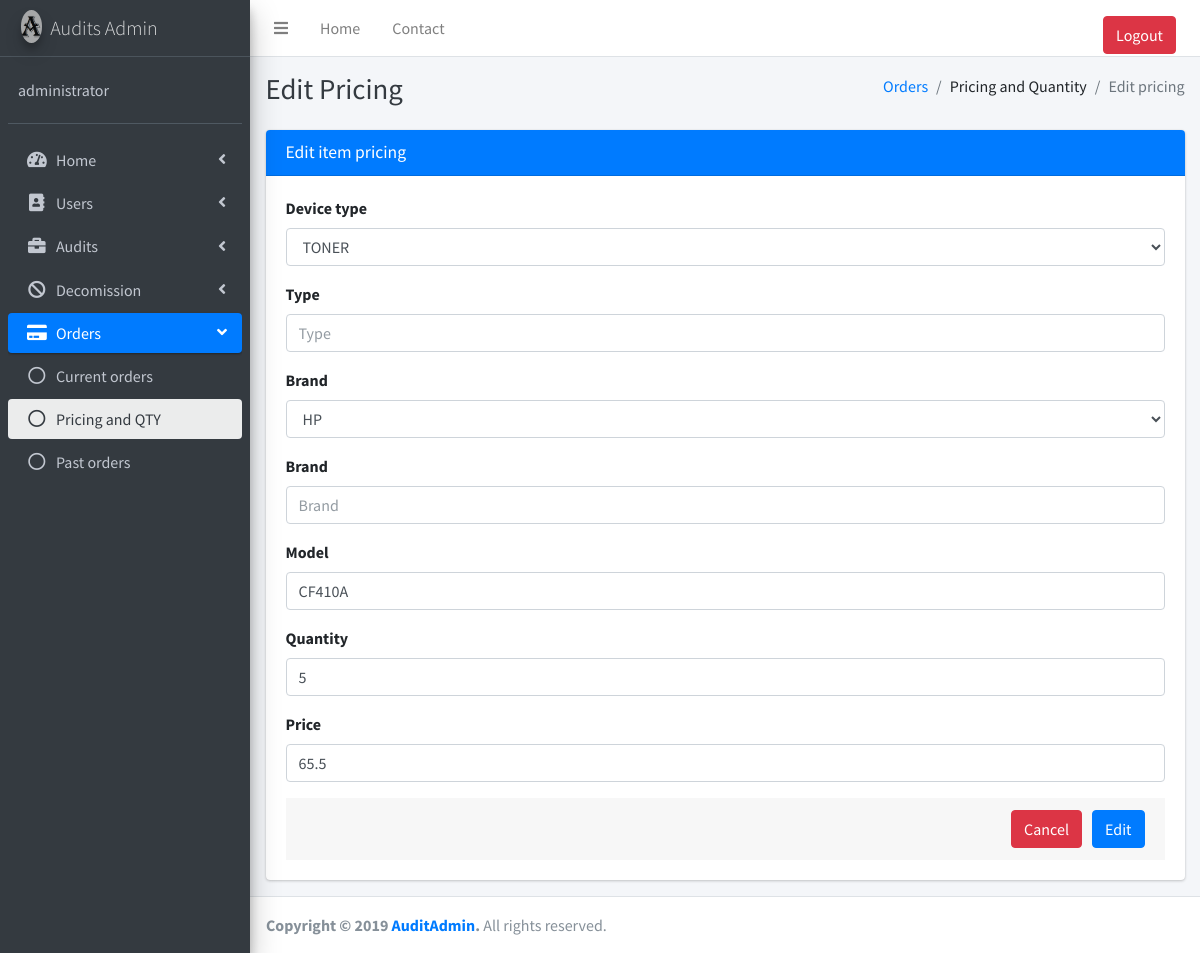
The app's page /Orders/edit_pricing.php?uid=4 (signed in) with its own data.
### tables this page shows
CREATE TABLE IF NOT EXISTS `_order_item_` (
  `_oiID_` int(11) NOT NULL AUTO_INCREMENT,
  `_si_ID_` int(11) NOT NULL,
  `_price_` double NOT NULL,
  `_QTY_` int(11) NOT NULL,
  `_visible_` int(11) NOT NULL DEFAULT 1,
  PRIMARY KEY (`_oiID_`),
  KEY `_type_ID_` (`_si_ID_`)
);

CREATE TABLE IF NOT EXISTS `_supply_item_` (
  `_sp_ID_` int(11) NOT NULL AUTO_INCREMENT,
  `_type_id_` int(11) NOT NULL,
  `_item_name_` varchar(30) NOT NULL,
  `_brand_ID_` int(11) NOT NULL,
  PRIMARY KEY (`_sp_ID_`),
  KEY `_type_id_` (`_type_id_`),
  KEY `_type_id__2` (`_type_id_`),
  KEY `_brand_ID_` (`_brand_ID_`)
);

### functions/XSS.php (called while the page is built)
<?php
function clean($input) {
    $input = stripslashes($input);
    $input = strip_tags($input);
    $input = htmlspecialchars($input, ENT_QUOTES, 'UTF-8');
  return $input;
}
?>

### Orders/edit_pricing.php (the view, shortened to what this page needs)
<?php
include "../Database/databaseconnect.php";
include "../functions/orders_function.php";
$itemid = clean($_GET['uid']);
?>
<!DOCTYPE html>
<html>
<head>
  <link rel="stylesheet" href="../plugins/fontawesome-free/css/all.min.css">
  <link rel="stylesheet" href="https://code.ionicframework.com/ionicons/2.0.1/css/ionicons.min.css">
  <link rel="stylesheet" href="../plugins/tempusdominus-bootstrap-4/css/tempusdominus-bootstrap-4.min.css">
  <link rel="stylesheet" href="../plugins/icheck-bootstrap/icheck-bootstrap.min.css">
  <link rel="stylesheet" href="../plugins/jqvmap/jqvmap.min.css">
  <link rel="stylesheet" href="../dist/css/adminlte.min.css">
  <link rel="stylesheet" href="../plugins/overlayScrollbars/css/OverlayScrollbars.min.css">
  <link rel="stylesheet" href="../plugins/daterangepicker/daterangepicker.css">
  <link rel="stylesheet" href="../plugins/summernote/summernote-bs4.css">
  <link rel="stylesheet" href="../plugins/datatables-bs4/css/dataTables.bootstrap4.css">
</head>
<body class="hold-transition sidebar-mini layout-fixed">
<div class="wrapper">
  <nav class="main-header navbar navbar-expand navbar-white navbar-light">
    <ul class="navbar-nav">
      <li class="nav-item">
        <a class="nav-link" data-widget="pushmenu" href="#"><i class="fas fa-bars"></i></a>
      </li>
      <li class="nav-item d-none d-sm-inline-block">
        <a href="../index.php" class="nav-link">Home</a>
      </li>
      <li class="nav-item d-none d-sm-inline-block">
        <a href="../Contact.php" class="nav-link">Contact</a>
      </li>
    </ul>
    <ul class="navbar-nav ml-auto">
      <li class="nav-item">
        <a href="../logcheck/logout.php" class="nav-link"><button type="submit" class="btn btn-danger btn-block">Logout</button></a>
      </li>
    </ul>
  </nav>
  <aside class="main-sidebar sidebar-dark-primary elevation-4">
    <a href="../index.php" class="brand-link">
      <img src="../dist/img/NewLogo.png" alt="Audit Admin" class="brand-image img-circle elevation-3"
           style="opacity: .8">
      <span class="brand-text font-weight-light">Audits Admin</span>
    </a>
    <div class="sidebar">
      <div class="user-panel mt-3 pb-3 mb-3 d-flex">
        <div class="info">
          <a href="../user-pass.php" class="d-block"><?php print $_SESSION['login'];?></a>
        </div>
      </div>
      <nav class="mt-2">
        <ul class="nav nav-pills nav-sidebar flex-column" data-widget="treeview" role="menu" data-accordion="false">
          <li class="nav-item has-treeview">
            <a href="#" class="nav-link">
              <i class="nav-icon fas fa-tachometer-alt"></i>
              <p>
                Home
                <i class="right fas fa-angle-left"></i>
              </p>
            </a>
          </li>
            <?php if($_SESSION['isadmin'] == 1){ ?>
            <li class="nav-item has-treeview">
            <a href="#" class="nav-link">
              <i class="nav-icon fas fa-address-book"></i>
              <p>
                Users
                <i class="right fas fa-angle-left"></i>
              </p>
            </a>
          </li><?php }?>
            <li class="nav-item has-treeview">
            <a href="#" class="nav-link">
              <i class="nav-icon fas fa-briefcase"></i>
              <p>
                Audits
                <i class="right fas fa-angle-left"></i>
              </p>
            </a>
          </li>
            <li class="nav-item has-treeview">
            <a href="#" class="nav-link">
              <i class="nav-icon fas fa-ban"></i>
              <p>
                Decomission
                <i class="right fas fa-angle-left"></i>
              </p>
            </a>
          </li>
            <li class="nav-item has-treeview menu-open">
            <a href="#" class="nav-link active">
              <i class="nav-icon fas fa-credit-card"></i>
              <p>
                Orders
                <i class="right fas fa-angle-left"></i>
              </p>
            </a>
            <ul class="nav nav-treeview">
              <li class="nav-item">
                <a href="../Orders/current_orders.php" class="nav-link">
                  <i class="far fa-circle nav-icon"></i>
                  <p>Current orders</p>
                </a>
              </li>
              <li class="nav-item">
                <a href="../Orders/pricing.php" class="nav-link active">
                  <i class="far fa-circle nav-icon"></i>
                  <p>Pricing and QTY</p>
                </a>
              </li>
              <li class="nav-item">
                <a href="../Orders/past_orders.php" class="nav-link">
                  <i class="far fa-circle nav-icon"></i>
                  <p>Past orders</p>
                </a>
              </li>
            </ul>
          </li>
        </ul>
      </nav>
    </div>
  </aside>
  <div class="content-wrapper">
    <div class="content-header">
      <div class="container-fluid">
        <div class="row mb-2">
          <div class="col-sm-6">
            <h1 class="m-0 text-dark">Edit Pricing</h1>
          </div>
          <div class="col-sm-6">
            <ol class="breadcrumb float-sm-right">
              <li class="breadcrumb-item"><a href="../Orders/current_orders.php">Orders</a></li>
              <li class="breadcrumb-item">Pricing and Quantity</li>
                <li class="breadcrumb-item active">Edit pricing</li>
            </ol>
          </div>
        </div>
      </div>
    </div>
    <section class="content">
        <div class="container-fluid">
          <div class="row">
              <div class="col-md-12">
                  <div class="card card-primary">
                      <div class="card-header">
                        <h3 class="card-title">
                            Edit item pricing
                        </h3>
                      </div>
                      <form name="register" role="form" onsubmit="" action="" method="post">
                          <?php
                            $msg = "SELECT _type_name_, _brand_name_, _item_name_, _price_, _QTY_ FROM _order_item_ AS oi INNER JOIN _supply_item_ AS si ON oi._si_ID_ = si._sp_ID_ INNER JOIN _brands_ ON _brands_._bID_=si._brand_ID_ INNER JOIN _types_ ON _types_._tID_=si._type_ID_ WHERE _oiID_ = ?";
                            $stmnt = $con->prepare($msg);
                            $stmnt -> bind_param("i", $itemid);
                            $stmnt -> execute();
                            $stmnt -> bind_result($type, $brand, $item, $price, $QTY);
                          ?>
                          <div class="card-body">
                              <div class="form-group">
                                <label for="Type">Device type</label>
                                  <select class="form-control" id="Type" name="type">
                                      <?php
                                            $stmnt = $con -> prepare("Select * FROM _types_ ORDER BY _type_name_");
                                            $stmnt -> execute();
                                            $stmnt -> bind_result($typeid, $typename);
                                             while ($stmnt->fetch()) {
                                                 if($type == $typename){
                                                     echo '<option value="'.$typeid.'" selected>'.$typename.'</option>';
                                                 }else{
                                                     echo '<option value="'.$typeid.'">'.$typename.'</option>';
                                                 }
                                                }
                                        ?>
                                  </select>
                              </div>
                              <div class="form-group" id="div_type">
                                <label for="no_type">Type</label>
                                  <input class="form-control" id="no_type" type="text" placeholder="Type"/>
                              </div>
                              <div class="form-group">
                                <label for="Brand">Brand</label>
                                  <select class="form-control" id="Brand" name="brand">
                                      <?php
                                            $stmnt = $con -> prepare("Select * FROM _brands_ ORDER BY _brand_name_");
                                            $stmnt -> execute();
                                            $stmnt -> bind_result($brandid, $brandname);
                                             while ($stmnt->fetch()) {
                                                 if($brandname == $brand){
                                                     echo '<option value="'.$brandid.'" selected>'.$brandname.'</option>';
                                                 }else{
                                                     echo '<option value="'.$brandid.'">'.$brandname.'</option>';
                                                 }
                                                }
                                        ?>
                                  </select>
                              </div>
                              <div class="form-group" id="div_brand">
                                <label for="no_brand">Brand</label>
                                  <input class="form-control" id="no_brand" name="brand2" type="text" placeholder="Brand"/>
                              </div>
                              <div class="form-group">
                                <label for="no_brand">Model</label>
                                  <input class="form-control" id="no_model" name="model2" type="text" value="<?php print clean($item); ?>"/>
                              </div>
                              <div class="form-group">
                                <label for="quantity">Quantity</label>
                                  <input class="form-control" id="quantity" name="quantity" step="any" type="number" value="<?php print clean($QTY); ?>"/>
                              </div>
                              <div class="form-group">
                                <label for="price">Price</label>
                                  <input class="form-control" id="price" name="price" step="any" type="number" value="<?php print clean($price); ?>"/>
                              </div>
                          <div class="card-footer">
                              <button class="btn btn-primary" style="float: right;" name="edit" type="submit">Edit</button>
                              <button class="btn btn-danger" style="float: right; margin-right: 10px;" onclick="window.location = 'http://'+window.location.hostname+'/Orders/pricing.php'; return false" name="cancel">Cancel</button>
                          </div>
                      </div>
                  </form>
              </div>
          </div>
        </div>
    </div>
    </section>
  </div>
  <footer class="main-footer">
    <strong>Copyright &copy; 2019 <a href="">AuditAdmin</a>.</strong>
    All rights reserved.
  </footer>
</div>
</body>
</html>

### records on screen
_order_item_: model2 "CF410A", quantity "5", price "65.5"

### other values on screen
$_SESSION['login'] "administrator"
form field type "TONER"
form field brand "HP"
